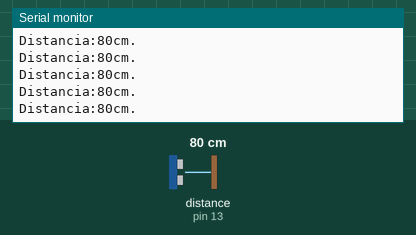
Simulated run of this sketch. Board: Arduino Uno, built with avr-gcc and run on an emulated ATmega328P. Parts: the last lines printed to the serial monitor. Wiring (inferred from the names in the program): ultrasonic range finder: trigger pin 12; echo pin 13. Inputs (shaded band) come from the test bench; at power-on: distance to the obstacle (sensor on pin 13) 80 cm. The echo pulse lasts 58.3 µs per cm.

Above: at 1.2 s.
1.3 s: distance to the obstacle (sensor on pin 13) set to 2 cm
At 1.38 s:
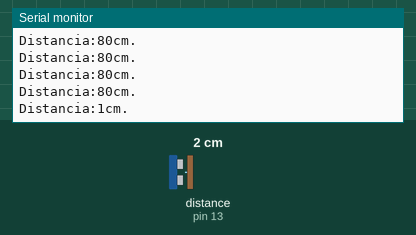
4.3 s: distance to the obstacle (sensor on pin 13) set to 4 cm
At 4.3 s:
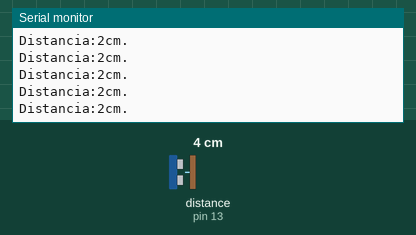
5.8 s: distance to the obstacle (sensor on pin 13) set to 35 cm
At 5.82 s:
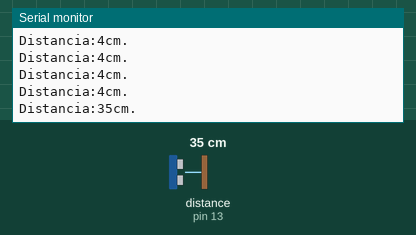
8.8 s: distance to the obstacle (sensor on pin 13) set to 250 cm
At 8.91 s:
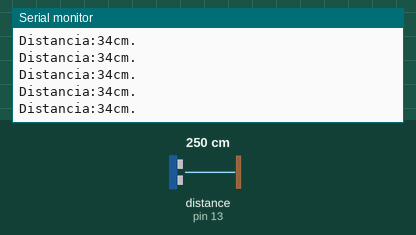
Timing chart, 0 to 11.8 s (numbered marks = the images above; inputs shaded):
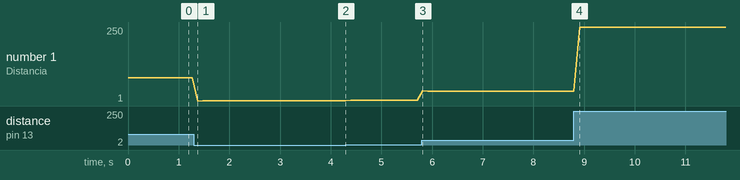

The sketch:

P17_Sensor_Ultrasonico.ino
```cpp
int Pin_echo = 13;
int Pin_trig = 12;

void setup() {
  Serial.begin (9600);
  pinMode(Pin_trig, OUTPUT);
  pinMode(Pin_echo, INPUT);
}

 int pulso, cm;
void loop() {
  digitalWrite(Pin_trig, LOW);
  delayMicroseconds(2);
  digitalWrite(Pin_trig, HIGH);
  delayMicroseconds(10);
  digitalWrite(Pin_trig, LOW);

  pulso = pulseIn(Pin_echo, HIGH); //Medición del ancho de pulso recibido en el pin Echo
  cm = pulso / 29 / 2;             // Convertimos ese pulso en una distancia y a cm

  Serial.println("Distancia:" + String(cm) + "cm.");
    delay(100);
}
```

Measured:
- after the input at 1.3 s, the serial monitor: prints a new line after 0.07 s (image 1)
- after the input at 5.8 s, the serial monitor: prints a new line at once (image 3)
- plotted number 1: 80 → 2 after the input at 1.3 s, 2 → 4 after the input at 4.3 s, 4 → 34 after the input at 5.8 s, 34 → 250 after the input at 8.8 s
